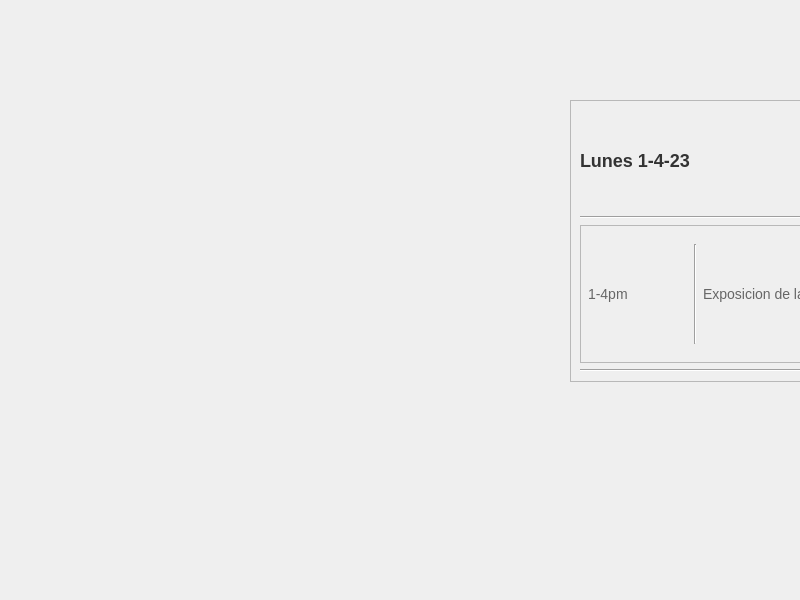
<?xml version="1.0" encoding="UTF-8"?>
<ui version="4.0">
 <class>MainWindow</class>
 <widget class="QMainWindow" name="MainWindow">
  <property name="geometry">
   <rect>
    <x>0</x>
    <y>0</y>
    <width>800</width>
    <height>600</height>
   </rect>
  </property>
  <property name="windowTitle">
   <string>MainWindow</string>
  </property>
  <widget class="QWidget" name="centralwidget">
   <widget class="QFrame" name="Frame_base_evento">
    <property name="geometry">
     <rect>
      <x>570</x>
      <y>100</y>
      <width>778</width>
      <height>282</height>
     </rect>
    </property>
    <property name="minimumSize">
     <size>
      <width>0</width>
      <height>0</height>
     </size>
    </property>
    <property name="maximumSize">
     <size>
      <width>16777215</width>
      <height>16777215</height>
     </size>
    </property>
    <property name="autoFillBackground">
     <bool>false</bool>
    </property>
    <property name="styleSheet">
     <string notr="true"/>
    </property>
    <property name="frameShape">
     <enum>QFrame::StyledPanel</enum>
    </property>
    <property name="frameShadow">
     <enum>QFrame::Raised</enum>
    </property>
    <layout class="QGridLayout" name="gridLayout_7">
     <item row="0" column="1">
      <spacer name="horizontalSpacer_10">
       <property name="orientation">
        <enum>Qt::Horizontal</enum>
       </property>
       <property name="sizeHint" stdset="0">
        <size>
         <width>40</width>
         <height>20</height>
        </size>
       </property>
      </spacer>
     </item>
     <item row="2" column="0" colspan="2">
      <widget class="Line" name="line_3">
       <property name="orientation">
        <enum>Qt::Horizontal</enum>
       </property>
      </widget>
     </item>
     <item row="4" column="0" colspan="2">
      <widget class="Line" name="line_6">
       <property name="orientation">
        <enum>Qt::Horizontal</enum>
       </property>
      </widget>
     </item>
     <item row="3" column="0" colspan="2">
      <widget class="QFrame" name="base_horas_eventos">
       <property name="maximumSize">
        <size>
         <width>16777215</width>
         <height>200</height>
        </size>
       </property>
       <property name="frameShape">
        <enum>QFrame::StyledPanel</enum>
       </property>
       <property name="frameShadow">
        <enum>QFrame::Raised</enum>
       </property>
       <layout class="QHBoxLayout" name="horizontalLayout_7">
        <property name="leftMargin">
         <number>7</number>
        </property>
        <property name="topMargin">
         <number>0</number>
        </property>
        <property name="rightMargin">
         <number>9</number>
        </property>
        <property name="bottomMargin">
         <number>0</number>
        </property>
        <item>
         <widget class="QLabel" name="Hora">
          <property name="minimumSize">
           <size>
            <width>0</width>
            <height>100</height>
           </size>
          </property>
          <property name="maximumSize">
           <size>
            <width>100</width>
            <height>100</height>
           </size>
          </property>
          <property name="styleSheet">
           <string notr="true">.QLabel {
    font-size: 14px; /* Tamaño de fuente normal */
    color: #666; /* Color de texto más claro */
}</string>
          </property>
          <property name="text">
           <string>1-4pm</string>
          </property>
         </widget>
        </item>
        <item>
         <widget class="Line" name="line_4">
          <property name="maximumSize">
           <size>
            <width>16777215</width>
            <height>100</height>
           </size>
          </property>
          <property name="orientation">
           <enum>Qt::Vertical</enum>
          </property>
         </widget>
        </item>
        <item>
         <widget class="QLabel" name="Descripcion">
          <property name="minimumSize">
           <size>
            <width>0</width>
            <height>100</height>
           </size>
          </property>
          <property name="maximumSize">
           <size>
            <width>16777215</width>
            <height>100</height>
           </size>
          </property>
          <property name="styleSheet">
           <string notr="true">.QLabel{
    font-size: 14px; /* Tamaño de fuente normal */
    color: #666; /* Color de texto más claro */
}</string>
          </property>
          <property name="text">
           <string>Exposicion de la corona de oro</string>
          </property>
         </widget>
        </item>
        <item>
         <widget class="Line" name="line_5">
          <property name="orientation">
           <enum>Qt::Vertical</enum>
          </property>
         </widget>
        </item>
        <item>
         <widget class="QPushButton" name="pushButton">
          <property name="maximumSize">
           <size>
            <width>120</width>
            <height>100</height>
           </size>
          </property>
          <property name="baseSize">
           <size>
            <width>0</width>
            <height>0</height>
           </size>
          </property>
          <property name="styleSheet">
           <string notr="true">/* Estilo para QPushButton */
.QPushButton {
    background-color: #0078D4; /* Color de fondo */
    color: white; /* Color de texto */
    border: none; /* Sin borde */
    border-radius: 5px; /* Esquinas redondeadas */
    padding: 8px 16px; /* Espaciado interno */
    font-size: 14px; /* Tamaño de fuente */
    font-weight: bold; /* Fuente en negrita */
}

.QPushButton:hover {
    background-color: #005499; /* Cambia el color de fondo al pasar el mouse */
}

.QPushButton:pressed {
    background-color: #003366; /* Cambia el color de fondo al hacer clic */
}</string>
          </property>
          <property name="text">
           <string>Suscribirse</string>
          </property>
         </widget>
        </item>
       </layout>
      </widget>
     </item>
     <item row="0" column="0">
      <widget class="QLabel" name="Titulo_evento">
       <property name="minimumSize">
        <size>
         <width>0</width>
         <height>100</height>
        </size>
       </property>
       <property name="maximumSize">
        <size>
         <width>16777215</width>
         <height>100</height>
        </size>
       </property>
       <property name="styleSheet">
        <string notr="true">QLabel{
    font-size: 18px; /* Tamaño de fuente más grande */
    font-weight: bold; /* Fuente en negrita */
    color: #333; /* Color de texto más oscuro */
}</string>
       </property>
       <property name="text">
        <string>Lunes 1-4-23</string>
       </property>
      </widget>
     </item>
    </layout>
   </widget>
  </widget>
 </widget>
 <resources/>
 <connections/>
</ui>
